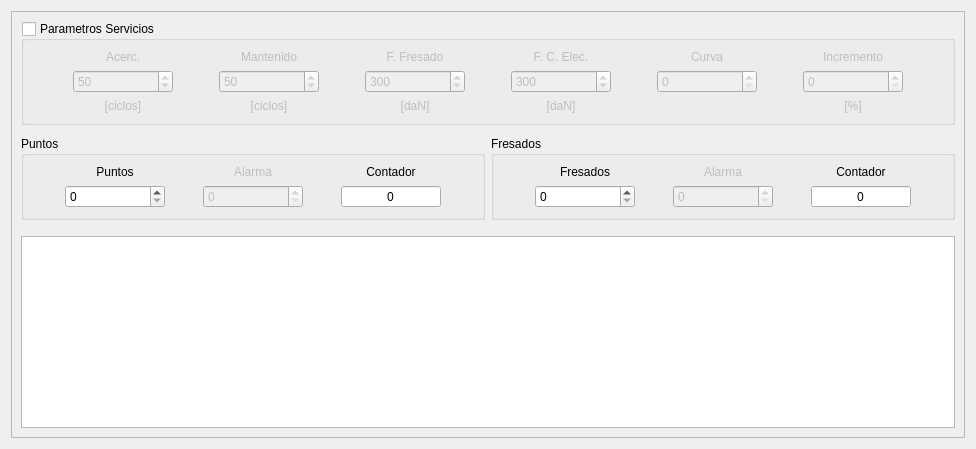
         <widget class="QWidget" name="Servicios">
          <attribute name="title">
           <string>Servicios</string>
          </attribute>
          <layout class="QVBoxLayout" name="verticalLayout_3">
           <item>
            <widget class="QFrame" name="frame_200">
             <property name="frameShape">
              <enum>QFrame::StyledPanel</enum>
             </property>
             <property name="frameShadow">
              <enum>QFrame::Raised</enum>
             </property>
             <layout class="QGridLayout" name="gridLayout_5">
              <item row="1" column="0" colspan="2">
               <spacer name="verticalSpacer_10">
                <property name="orientation">
                 <enum>Qt::Vertical</enum>
                </property>
                <property name="sizeType">
                 <enum>QSizePolicy::Preferred</enum>
                </property>
                <property name="sizeHint" stdset="0">
                 <size>
                  <width>20</width>
                  <height>5</height>
                 </size>
                </property>
               </spacer>
              </item>
              <item row="3" column="0" colspan="2">
               <spacer name="verticalSpacer_11">
                <property name="orientation">
                 <enum>Qt::Vertical</enum>
                </property>
                <property name="sizeType">
                 <enum>QSizePolicy::Preferred</enum>
                </property>
                <property name="sizeHint" stdset="0">
                 <size>
                  <width>20</width>
                  <height>10</height>
                 </size>
                </property>
               </spacer>
              </item>
              <item row="0" column="0" colspan="2">
               <widget class="QGroupBox" name="groupBox">
                <property name="title">
                 <string>Parametros Servicios</string>
                </property>
                <property name="checkable">
                 <bool>true</bool>
                </property>
                <property name="checked">
                 <bool>false</bool>
                </property>
                <layout class="QGridLayout" name="gridLayout_3">
                 <item row="0" column="5">
                  <widget class="QLabel" name="lbl_204">
                   <property name="text">
                    <string>F. Fresado</string>
                   </property>
                   <property name="alignment">
                    <set>Qt::AlignCenter</set>
                   </property>
                  </widget>
                 </item>
                 <item row="1" column="1">
                  <widget class="QSpinBox" name="caja_200">
                   <property name="minimumSize">
                    <size>
                     <width>100</width>
                     <height>0</height>
                    </size>
                   </property>
                   <property name="maximumSize">
                    <size>
                     <width>100</width>
                     <height>16777215</height>
                    </size>
                   </property>
                   <property name="value">
                    <number>50</number>
                   </property>
                  </widget>
                 </item>
                 <item row="0" column="7">
                  <widget class="QLabel" name="lbl_206">
                   <property name="text">
                    <string>F. C. Elec.</string>
                   </property>
                   <property name="alignment">
                    <set>Qt::AlignCenter</set>
                   </property>
                  </widget>
                 </item>
                 <item row="1" column="5">
                  <widget class="QSpinBox" name="caja_202">
                   <property name="minimumSize">
                    <size>
                     <width>100</width>
                     <height>0</height>
                    </size>
                   </property>
                   <property name="maximumSize">
                    <size>
                     <width>100</width>
                     <height>16777215</height>
                    </size>
                   </property>
                   <property name="maximum">
                    <number>9999</number>
                   </property>
                   <property name="value">
                    <number>300</number>
                   </property>
                  </widget>
                 </item>
                 <item row="1" column="7">
                  <widget class="QSpinBox" name="caja_203">
                   <property name="minimumSize">
                    <size>
                     <width>100</width>
                     <height>0</height>
                    </size>
                   </property>
                   <property name="maximumSize">
                    <size>
                     <width>100</width>
                     <height>16777215</height>
                    </size>
                   </property>
                   <property name="maximum">
                    <number>9999</number>
                   </property>
                   <property name="value">
                    <number>300</number>
                   </property>
                  </widget>
                 </item>
                 <item row="1" column="3">
                  <widget class="QSpinBox" name="caja_201">
                   <property name="minimumSize">
                    <size>
                     <width>100</width>
                     <height>0</height>
                    </size>
                   </property>
                   <property name="maximumSize">
                    <size>
                     <width>100</width>
                     <height>16777215</height>
                    </size>
                   </property>
                   <property name="value">
                    <number>50</number>
                   </property>
                  </widget>
                 </item>
                 <item row="1" column="2">
                  <spacer name="horizontalSpacer">
                   <property name="orientation">
                    <enum>Qt::Horizontal</enum>
                   </property>
                   <property name="sizeHint" stdset="0">
                    <size>
                     <width>40</width>
                     <height>20</height>
                    </size>
                   </property>
                  </spacer>
                 </item>
                 <item row="1" column="6">
                  <spacer name="horizontalSpacer_3">
                   <property name="orientation">
                    <enum>Qt::Horizontal</enum>
                   </property>
                   <property name="sizeHint" stdset="0">
                    <size>
                     <width>40</width>
                     <height>20</height>
                    </size>
                   </property>
                  </spacer>
                 </item>
                 <item row="1" column="4">
                  <spacer name="horizontalSpacer_2">
                   <property name="orientation">
                    <enum>Qt::Horizontal</enum>
                   </property>
                   <property name="sizeHint" stdset="0">
                    <size>
                     <width>40</width>
                     <height>20</height>
                    </size>
                   </property>
                  </spacer>
                 </item>
                 <item row="1" column="0">
                  <spacer name="horizontalSpacer_4">
                   <property name="orientation">
                    <enum>Qt::Horizontal</enum>
                   </property>
                   <property name="sizeHint" stdset="0">
                    <size>
                     <width>40</width>
                     <height>20</height>
                    </size>
                   </property>
                  </spacer>
                 </item>
                 <item row="1" column="8">
                  <spacer name="horizontalSpacer_5">
                   <property name="orientation">
                    <enum>Qt::Horizontal</enum>
                   </property>
                   <property name="sizeHint" stdset="0">
                    <size>
                     <width>40</width>
                     <height>20</height>
                    </size>
                   </property>
                  </spacer>
                 </item>
                 <item row="2" column="1">
                  <widget class="QLabel" name="lbl_201">
                   <property name="text">
                    <string>[ciclos]</string>
                   </property>
                   <property name="alignment">
                    <set>Qt::AlignCenter</set>
                   </property>
                  </widget>
                 </item>
                 <item row="2" column="3">
                  <widget class="QLabel" name="lbl_203">
                   <property name="text">
                    <string>[ciclos]</string>
                   </property>
                   <property name="alignment">
                    <set>Qt::AlignCenter</set>
                   </property>
                  </widget>
                 </item>
                 <item row="0" column="1">
                  <widget class="QLabel" name="lbl_200">
                   <property name="text">
                    <string>Acerc.</string>
                   </property>
                   <property name="alignment">
                    <set>Qt::AlignCenter</set>
                   </property>
                  </widget>
                 </item>
                 <item row="0" column="3">
                  <widget class="QLabel" name="lbl_202">
                   <property name="text">
                    <string>Mantenido</string>
                   </property>
                   <property name="alignment">
                    <set>Qt::AlignCenter</set>
                   </property>
                  </widget>
                 </item>
                 <item row="2" column="7">
                  <widget class="QLabel" name="lbl_207">
                   <property name="text">
                    <string>[daN]</string>
                   </property>
                   <property name="alignment">
                    <set>Qt::AlignCenter</set>
                   </property>
                  </widget>
                 </item>
                 <item row="2" column="5">
                  <widget class="QLabel" name="lbl_205">
                   <property name="text">
                    <string>[daN]</string>
                   </property>
                   <property name="alignment">
                    <set>Qt::AlignCenter</set>
                   </property>
                  </widget>
                 </item>
                 <item row="1" column="10">
                  <spacer name="horizontalSpacer_10">
                   <property name="orientation">
                    <enum>Qt::Horizontal</enum>
                   </property>
                   <property name="sizeHint" stdset="0">
                    <size>
                     <width>40</width>
                     <height>20</height>
                    </size>
                   </property>
                  </spacer>
                 </item>
                 <item row="1" column="9">
                  <widget class="QSpinBox" name="caja_204">
                   <property name="minimumSize">
                    <size>
                     <width>100</width>
                     <height>0</height>
                    </size>
                   </property>
                   <property name="maximumSize">
                    <size>
                     <width>16777215</width>
                     <height>100</height>
                    </size>
                   </property>
                  </widget>
                 </item>
                 <item row="1" column="11">
                  <widget class="QSpinBox" name="caja_205">
                   <property name="minimumSize">
                    <size>
                     <width>100</width>
                     <height>0</height>
                    </size>
                   </property>
                   <property name="maximumSize">
                    <size>
                     <width>16777215</width>
                     <height>100</height>
                    </size>
                   </property>
                  </widget>
                 </item>
                 <item row="1" column="12">
                  <spacer name="horizontalSpacer_11">
                   <property name="orientation">
                    <enum>Qt::Horizontal</enum>
                   </property>
                   <property name="sizeHint" stdset="0">
                    <size>
                     <width>40</width>
                     <height>20</height>
                    </size>
                   </property>
                  </spacer>
                 </item>
                 <item row="0" column="9">
                  <widget class="QLabel" name="lbl_208">
                   <property name="text">
                    <string>Curva</string>
                   </property>
                   <property name="alignment">
                    <set>Qt::AlignCenter</set>
                   </property>
                  </widget>
                 </item>
                 <item row="0" column="11">
                  <widget class="QLabel" name="lbl_209">
                   <property name="text">
                    <string>Incremento</string>
                   </property>
                   <property name="alignment">
                    <set>Qt::AlignCenter</set>
                   </property>
                  </widget>
                 </item>
                 <item row="2" column="11">
                  <widget class="QLabel" name="lbl_210">
                   <property name="text">
                    <string>[%]</string>
                   </property>
                   <property name="alignment">
                    <set>Qt::AlignCenter</set>
                   </property>
                  </widget>
                 </item>
                </layout>
               </widget>
              </item>
              <item row="2" column="0">
               <widget class="QGroupBox" name="groupBox_2">
                <property name="title">
                 <string>Puntos </string>
                </property>
                <layout class="QGridLayout" name="gridLayout_4">
                 <item row="2" column="2">
                  <widget class="QSpinBox" name="caja_208">
                   <property name="minimumSize">
                    <size>
                     <width>100</width>
                     <height>0</height>
                    </size>
                   </property>
                   <property name="maximumSize">
                    <size>
                     <width>100</width>
                     <height>16777215</height>
                    </size>
                   </property>
                   <property name="alignment">
                    <set>Qt::AlignCenter</set>
                   </property>
                   <property name="readOnly">
                    <bool>true</bool>
                   </property>
                   <property name="buttonSymbols">
                    <enum>QAbstractSpinBox::NoButtons</enum>
                   </property>
                  </widget>
                 </item>
                 <item row="2" column="0">
                  <widget class="QSpinBox" name="caja_206">
                   <property name="minimumSize">
                    <size>
                     <width>100</width>
                     <height>0</height>
                    </size>
                   </property>
                   <property name="maximumSize">
                    <size>
                     <width>100</width>
                     <height>16777215</height>
                    </size>
                   </property>
                   <property name="maximum">
                    <number>65000</number>
                   </property>
                  </widget>
                 </item>
                 <item row="1" column="1">
                  <widget class="QLabel" name="lbl_212">
                   <property name="enabled">
                    <bool>false</bool>
                   </property>
                   <property name="text">
                    <string>Alarma</string>
                   </property>
                   <property name="alignment">
                    <set>Qt::AlignCenter</set>
                   </property>
                  </widget>
                 </item>
                 <item row="2" column="1">
                  <widget class="QSpinBox" name="caja_207">
                   <property name="enabled">
                    <bool>false</bool>
                   </property>
                   <property name="minimumSize">
                    <size>
                     <width>100</width>
                     <height>0</height>
                    </size>
                   </property>
                   <property name="maximumSize">
                    <size>
                     <width>100</width>
                     <height>16777215</height>
                    </size>
                   </property>
                  </widget>
                 </item>
                 <item row="1" column="0">
                  <widget class="QLabel" name="lbl_211">
                   <property name="text">
                    <string>Puntos</string>
                   </property>
                   <property name="alignment">
                    <set>Qt::AlignCenter</set>
                   </property>
                  </widget>
                 </item>
                 <item row="1" column="2">
                  <widget class="QLabel" name="lbl_213">
                   <property name="text">
                    <string>Contador</string>
                   </property>
                   <property name="alignment">
                    <set>Qt::AlignCenter</set>
                   </property>
                  </widget>
                 </item>
                </layout>
               </widget>
              </item>
              <item row="2" column="1">
               <widget class="QGroupBox" name="groupBox_3">
                <property name="title">
                 <string>Fresados </string>
                </property>
                <layout class="QGridLayout" name="gridLayout_6">
                 <item row="0" column="0">
                  <widget class="QLabel" name="lbl_214">
                   <property name="text">
                    <string>Fresados</string>
                   </property>
                   <property name="alignment">
                    <set>Qt::AlignCenter</set>
                   </property>
                  </widget>
                 </item>
                 <item row="0" column="1">
                  <widget class="QLabel" name="lbl_215">
                   <property name="enabled">
                    <bool>false</bool>
                   </property>
                   <property name="text">
                    <string>Alarma</string>
                   </property>
                   <property name="alignment">
                    <set>Qt::AlignCenter</set>
                   </property>
                  </widget>
                 </item>
                 <item row="0" column="2">
                  <widget class="QLabel" name="lbl_216">
                   <property name="text">
                    <string>Contador</string>
                   </property>
                   <property name="alignment">
                    <set>Qt::AlignCenter</set>
                   </property>
                  </widget>
                 </item>
                 <item row="1" column="0">
                  <widget class="QSpinBox" name="caja_209">
                   <property name="minimumSize">
                    <size>
                     <width>100</width>
                     <height>0</height>
                    </size>
                   </property>
                   <property name="maximumSize">
                    <size>
                     <width>100</width>
                     <height>16777215</height>
                    </size>
                   </property>
                   <property name="maximum">
                    <number>65000</number>
                   </property>
                  </widget>
                 </item>
                 <item row="1" column="1">
                  <widget class="QSpinBox" name="caja_210">
                   <property name="enabled">
                    <bool>false</bool>
                   </property>
                   <property name="minimumSize">
                    <size>
                     <width>100</width>
                     <height>0</height>
                    </size>
                   </property>
                   <property name="maximumSize">
                    <size>
                     <width>100</width>
                     <height>16777215</height>
                    </size>
                   </property>
                  </widget>
                 </item>
                 <item row="1" column="2">
                  <widget class="QSpinBox" name="caja_211">
                   <property name="minimumSize">
                    <size>
                     <width>100</width>
                     <height>0</height>
                    </size>
                   </property>
                   <property name="maximumSize">
                    <size>
                     <width>100</width>
                     <height>16777215</height>
                    </size>
                   </property>
                   <property name="alignment">
                    <set>Qt::AlignCenter</set>
                   </property>
                   <property name="readOnly">
                    <bool>true</bool>
                   </property>
                   <property name="buttonSymbols">
                    <enum>QAbstractSpinBox::NoButtons</enum>
                   </property>
                  </widget>
                 </item>
                </layout>
               </widget>
              </item>
              <item row="4" column="0" colspan="2">
               <widget class="QGraphicsView" name="canvas_200"/>
              </item>
             </layout>
            </widget>
           </item>
          </layout>
         </widget>
